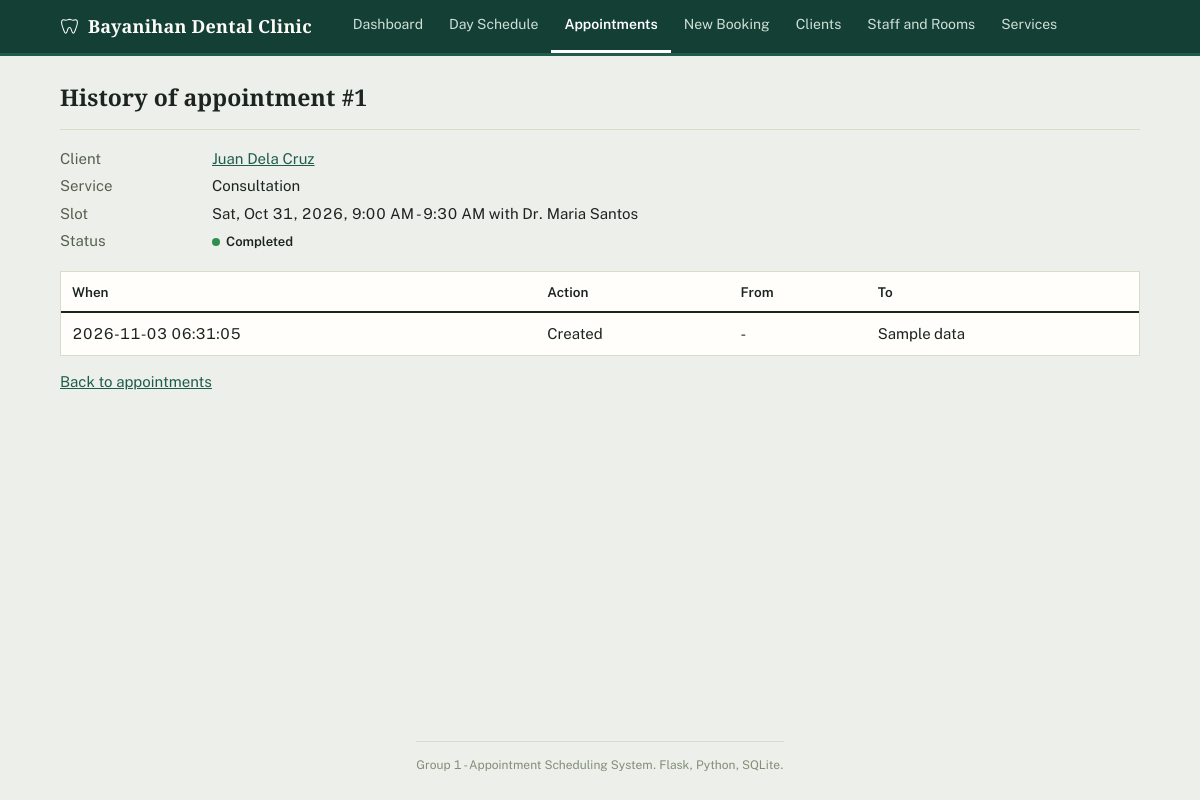
The page /appointments/1/history on the database its author committed.
### tables this page shows
CREATE TABLE appointments (
    appointment_id INTEGER PRIMARY KEY AUTOINCREMENT,
    client_id      INTEGER NOT NULL REFERENCES clients (client_id) ON DELETE RESTRICT,
    resource_id    INTEGER NOT NULL REFERENCES staff_or_resources (resource_id) ON DELETE RESTRICT,
    service_id     INTEGER NOT NULL REFERENCES services (service_id) ON DELETE RESTRICT,
    appt_date      TEXT NOT NULL
        CHECK (appt_date GLOB '[0-9][0-9][0-9][0-9]-[0-9][0-9]-[0-9][0-9]'),
    start_time     TEXT NOT NULL CHECK (start_time GLOB '[0-2][0-9]:[0-5][0-9]'),
    end_time       TEXT NOT NULL CHECK (end_time GLOB '[0-2][0-9]:[0-5][0-9]'),
    status         TEXT NOT NULL DEFAULT 'Pending'
        CHECK (status IN ('Pending', 'Confirmed', 'Completed', 'Cancelled')),
    notes          TEXT,
    created_at     TEXT NOT NULL DEFAULT (datetime('now', 'localtime')),
    CHECK (end_time > start_time)
);

CREATE TABLE clients (
    client_id  INTEGER PRIMARY KEY AUTOINCREMENT,
    name       TEXT NOT NULL CHECK (length(trim(name)) >= 2),
    contact    TEXT NOT NULL,
    email      TEXT,
    created_at TEXT NOT NULL DEFAULT (datetime('now', 'localtime'))
);

CREATE TABLE services (
    service_id       INTEGER PRIMARY KEY AUTOINCREMENT,
    name             TEXT NOT NULL UNIQUE,
    duration_minutes INTEGER NOT NULL
        CHECK (duration_minutes > 0 AND duration_minutes % 30 = 0)
);

CREATE TABLE staff_or_resources (
    resource_id INTEGER PRIMARY KEY AUTOINCREMENT,
    name        TEXT NOT NULL UNIQUE,
    role        TEXT NOT NULL,
    is_active   INTEGER NOT NULL DEFAULT 1 CHECK (is_active IN (0, 1))
);

CREATE TABLE appointment_history (
    history_id     INTEGER PRIMARY KEY AUTOINCREMENT,
    appointment_id INTEGER NOT NULL REFERENCES appointments (appointment_id) ON DELETE CASCADE,
    action         TEXT NOT NULL,
    old_value      TEXT,
    new_value      TEXT,
    changed_at     TEXT NOT NULL DEFAULT (datetime('now', 'localtime'))
);

### app.py (the view)
@app.route("/appointments/<int:appointment_id>/history")
def appointments_history(appointment_id):
    conn = db.get_db()
    appt = fetch_or_404(conn, APPT_SELECT + " WHERE a.appointment_id = ?", (appointment_id,))
    history = conn.execute(
        "SELECT action, old_value, new_value, changed_at FROM appointment_history "
        "WHERE appointment_id = ? ORDER BY history_id DESC",
        (appointment_id,),
    ).fetchall()
    return render_template("history.html", appt=appt, history=history)

### app.py (called while the page is built)
@app.before_request
def check_csrf():
    if request.method == "POST":
        sent = request.form.get("csrf_token", "")
        expected = session.get("csrf_token", "")
        if not expected or not secrets.compare_digest(sent, expected):
            abort(400)

def fetch_or_404(conn, sql, params):
    row = conn.execute(sql, params).fetchone()
    if row is None:
        abort(404)
    return row

### db.py (called while the page is built)
def connect(path):
    conn = sqlite3.connect(path, isolation_level=None, timeout=10)
    conn.row_factory = sqlite3.Row  # para pwedeng row["name"] imbes na row[1]
    conn.execute("PRAGMA foreign_keys = ON")
    return conn

def get_db():
    if "db" not in g:
        g.db = connect(current_app.config["DATABASE"])
    return g.db

### formatting.py (called while the page is built)
def fmt_date(value):
    if not value:
        return ""
    if isinstance(value, str):
        try:
            value = datetime.strptime(value, "%Y-%m-%d").date()
        except ValueError:
            return value  # kung hindi valid, ibalik na lang kung ano yung pumasok
    return f"{value.strftime('%a, %b')} {value.day}, {value.year}"

def fmt_time(value):
    if not value:
        return ""
    try:
        parsed = datetime.strptime(value, "%H:%M")
    except ValueError:
        return value
    return parsed.strftime("%I:%M %p").lstrip("0")

### templates/history.html (shortened to what this page needs)
{% extends "base.html" %}
{% block content %}
<div class="page-head">
  <h1>History of appointment #{{ appt.appointment_id }}</h1>
</div>
<dl class="detail-list">
  <dt>Client</dt><dd><a href="{{ url_for('clients_detail', client_id=appt.client_id) }}">{{ appt.client_name }}</a></dd>
  <dt>Service</dt><dd>{{ appt.service_name }}</dd>
  <dt>Slot</dt><dd>{{ appt.appt_date|fmt_date }}, {{ appt.start_time|fmt_time }} - {{ appt.end_time|fmt_time }} with {{ appt.resource_name }}</dd>
  <dt>Status</dt><dd><span class="badge badge-{{ appt.status|lower }}">{{ appt.status }}</span></dd>
</dl>
<div class="table-wrap">
  <table class="data">
    <thead><tr><th>When</th><th>Action</th><th>From</th><th>To</th></tr></thead>
    <tbody>
      {% for h in history %}
      <tr>
        <td>{{ h.changed_at }}</td>
        <td>{{ h.action }}</td>
        <td>{{ h.old_value or '-' }}</td>
        <td>{{ h.new_value or '-' }}</td>
      </tr>
      {% else %}
      <tr><td class="empty" colspan="4">No history recorded.</td></tr>
      {% endfor %}
    </tbody>
  </table>
</div>
<p><a href="{{ url_for('appointments_list') }}">Back to appointments</a></p>
{% endblock %}

### static/style.css (style rules this page uses)
:root { --paper: #edf0ea; --surface: #fffefb; --surface-alt: #f6f7f1; --ink: #1c2420; --ink-soft: #56604f; --ink-faint: #838d78; --rule: #d7ddc9; --rule-strong: #aab59b; --accent: #1f5c4d; --accent-dark: #143f35; --accent-soft: #e1ede7; --amber: #b9780f; --amber-soft: #f8ead0; --blue: #2f66ad; --blue-soft: #e1ebf7; --green: #2f8f4e; --green-soft: #e0f1e2; --red: #c0392b; --red-soft: #f8e3df; }
* { box-sizing: border-box; }
html, body { height: 100%; }
body { margin: 0; min-height: 100vh; display: flex; flex-direction: column; font: 15px/1.5 "Public Sans", system-ui, -apple-system, "Segoe UI", Roboto, sans-serif; color: var(--ink); background: var(--paper); font-feature-settings: "tnum" 1; }
h1, h2, .brand, .summary-num { font-family: "Source Serif 4", Georgia, "Times New Roman", serif; }
a { color: var(--accent); }
h1 { font-size: 23px; font-weight: 600; margin: 0; letter-spacing: 0.1px; }
.page-head { display: flex; justify-content: space-between; align-items: flex-end; flex-wrap: wrap; gap: 8px; margin-bottom: 18px; padding-bottom: 14px; border-bottom: 1px solid var(--rule); }
.table-wrap { overflow-x: auto; background: var(--surface); border: 1px solid var(--rule); }
table.data { width: 100%; border-collapse: collapse; }
table.data caption, table.data th { text-align: left; border-bottom: 2px solid var(--ink); padding: 10px 11px 9px; font-size: 13.5px; color: var(--ink); white-space: nowrap; font-weight: 600; }
table.data td { padding: 10px 11px; border-bottom: 1px solid var(--rule); vertical-align: middle; }
table.data tbody tr:last-child td { border-bottom: 0; }
.badge { display: inline-flex; align-items: center; gap: 6px; font-size: 13px; font-weight: 600; white-space: nowrap; color: var(--ink); }
.badge::before { content: ""; width: 8px; height: 8px; border-radius: 50%; flex: none; background: var(--ink-faint); }
.badge-completed::before { background: var(--green); }
.detail-list { display: grid; grid-template-columns: 140px 1fr; gap: 5px 12px; margin: 0 0 18px; }
.detail-list dt { color: var(--ink-soft); }
.detail-list dd { margin: 0; }

### rows shown on the page
appointments: appointment_id "1", appt_date|fmt_date "Sat, Oct 31, 2026", start_time|fmt_time "9:00 AM", end_time|fmt_time "9:30 AM", status "Completed"
clients: client_name "Juan Dela Cruz"
services: service_name "Consultation"
staff_or_resources: resource_name "Dr. Maria Santos"
appointment_history: changed_at "2026-11-03 06:31:05", action "Created", old_value "-", new_value "Sample data"

### other values the page prints
{{ CLINIC_NAME }} "Bayanihan Dental Clinic"
{{ label }} "Dashboard" "Day Schedule" "Appointments" "New Booking" "Clients" "Staff and Rooms" "Services"
